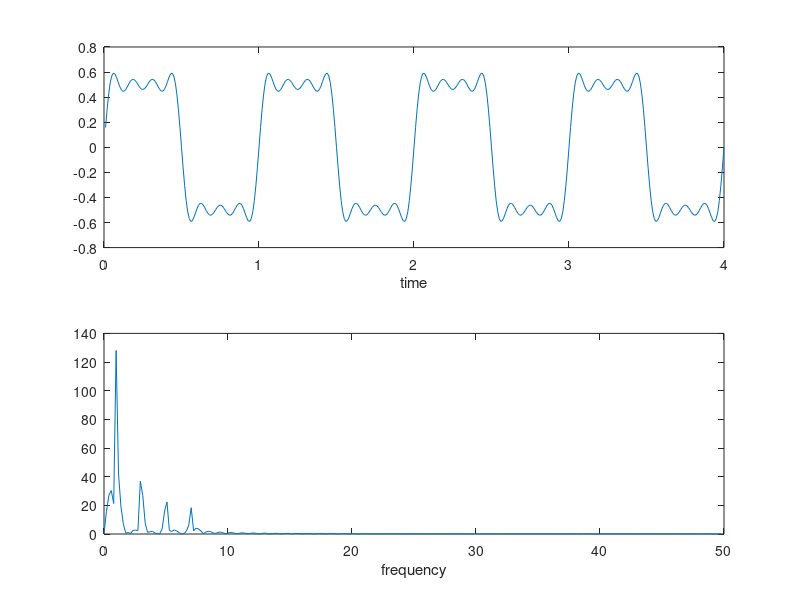

Write the MATLAB code that produced this figure.
Fs=100;
t=(1:400)/Fs;
f1=1;
s1=(2/pi)*sin(2*pi*f1*t);
f2=3;
s2=(2/3/pi)*sin(2*pi*f2*t);
f3=5;
s3=(2/5/pi)*sin(2*pi*f3*t);
f4=7;
s4=(2/7/pi)*sin(2*pi*f4*t);
s=s1+s2+s3+s4;
subplot(211)
plot(t,s)
xlabel('time')
S=fft(s,512);
w=(0:255)/256*(Fs/2);
subplot(212)
plot(w,abs(S(1:256)))
xlabel('frequency')

